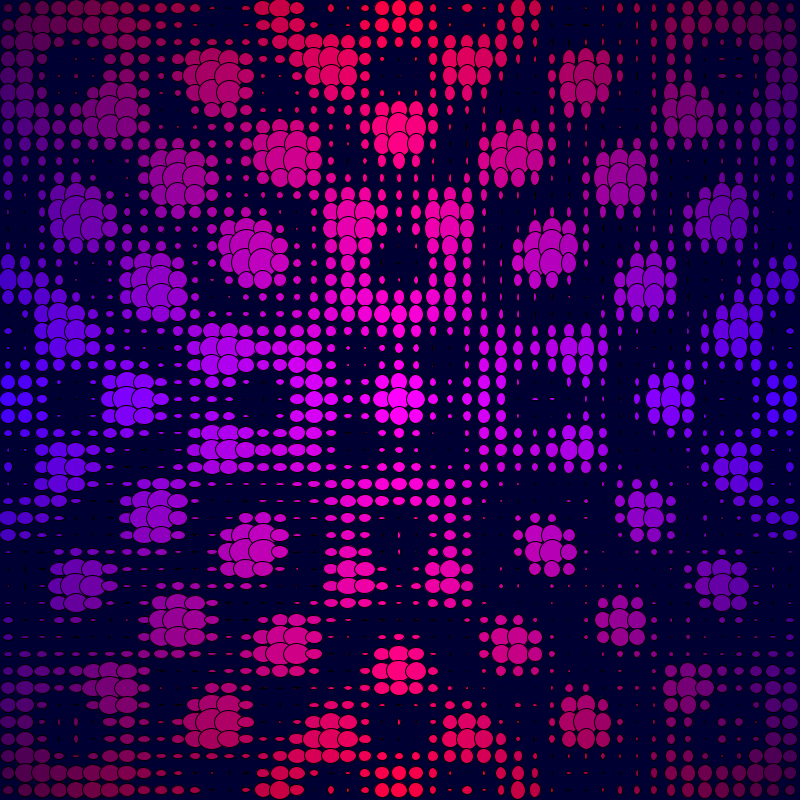
Frame 1 (no input)
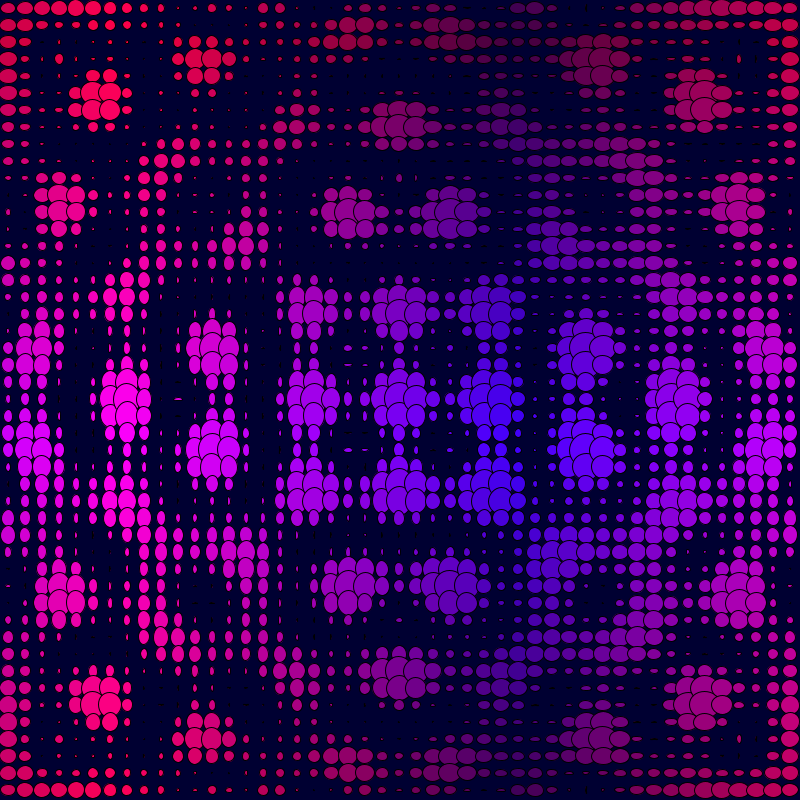
Frame 60 (the mouse pressed at the canvas centre just before this capture)
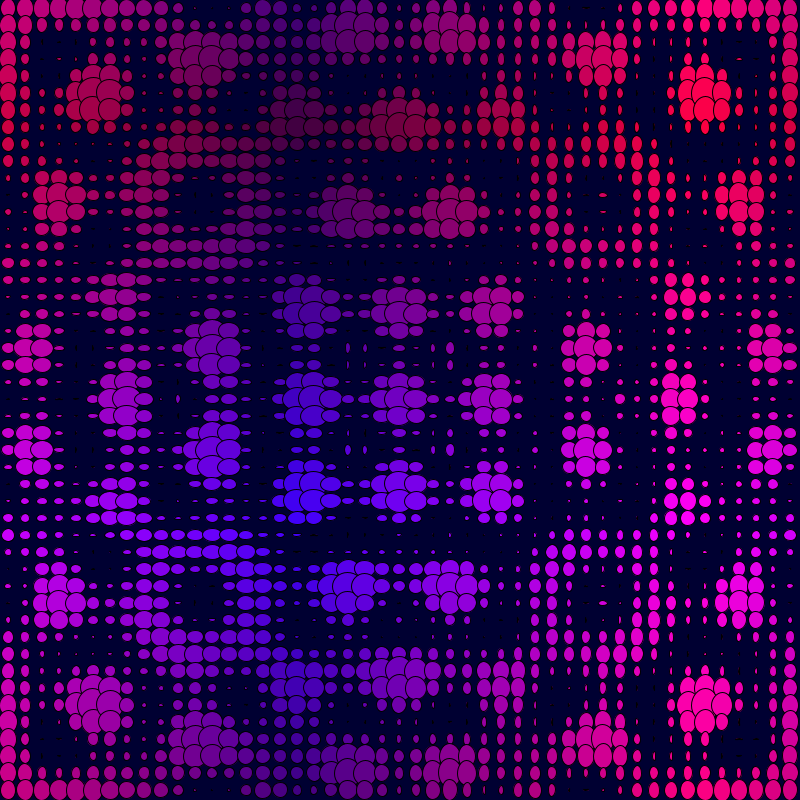
Frame 120 (the mouse held since frame 60 and released just before this capture)

The Processing sketch that drew these frames (run headless with seeded random() and noise(); from frame 60 on, the mouse is pressed at the canvas centre):

// Processing sketch: v3
// ── v3.pde
int WIDTH = 800;
int HEIGHT = 800;

int _circlesPerRow = 45;
int _circlesPerCol = 45;

float _redOffsetSpeed = 500.0;
float _blueOffsetSpeed = 350.0;

int _defaultCircleSize = 10;
float _maxSizeOffset = 4;

float _rippleDelay = 1000.0;
float _rippleAmplitude = 5;  // amplitude
float _rippleFrequency = 0.011; // frequency

float _xSizeChangeDelay = 700.0;
float _ySizeChangeDelay = 530.0;

float _xPositionChangeDelay = 950.0;
float _yPositionChangeDelay = 800.0;
float _maxPositionOffset = 45.0;

float minColorBrightness = 65;


/////
float TWO_PI = 3.14159*2.0;
int _timeDelta;
int _timeLastFrame;
int _timeThisFrame;
int _timeSinceStarted;
int _rowStepSize = WIDTH/_circlesPerRow;
int _colStepSize = HEIGHT/_circlesPerCol;
/////

void setup() 
{ 
  size(800, 800); // requires the inputs to be numbers instead of vars for whatever reason
  frameRate(30);

  // Initialize Time
  _timeLastFrame = millis();
  _timeThisFrame = _timeLastFrame;
  _timeDelta = 0;
  _timeSinceStarted = 0;
} 

void draw() 
{ 
  background(0, 0, 50);
  refreshTimeDelta();

  for (int i = _rowStepSize/2; i < WIDTH; i+=_rowStepSize) {
    for (int j = _colStepSize/2; j < HEIGHT; j+=_colStepSize) {
      PVector circlePos = getCirclePosition(i, j);
      color circleColor = getCircleColor(circlePos);
      PVector circleSize = getCircleSize(circlePos, circleColor);
      drawCircle(circlePos, circleSize, circleColor);
    }
  }
}

// Gets the number of milliseconds that have passed since the last frame and shoves it in _timeDelta
void refreshTimeDelta()
{
  _timeLastFrame = _timeThisFrame;
  _timeThisFrame = millis();
  _timeDelta = _timeThisFrame - _timeLastFrame;
  _timeSinceStarted += _timeDelta;
}

void drawCircle(PVector pos, PVector size, color c)
{
  fill(c);
  ellipse(pos.x, pos.y, size.x, size.y);
}

// Get position offset from grid position x,y (pixels)
PVector getCirclePosition(int x, int y)
{
  return new PVector(x, y);
  /*float xPerc = (float)x / WIDTH;*/
  /*float yPerc = (float)y / HEIGHT;*/
  /*float radiansForWidth = (xPerc * TWO_PI) + (_timeSinceStarted / _xPositionChangeDelay);*/
  /*float radiansForHeight = (yPerc * TWO_PI) + (_timeSinceStarted / _yPositionChangeDelay);*/

  /*float xOffset = sin(radiansForWidth) * _maxPositionOffset;*/
  /*float yOffset = sin(radiansForHeight) * _maxPositionOffset;*/
  
  /*float xOffset2 = cos(xPerc * TWO_PI) * 5;*/
  /*float yOffset2 = cos(yPerc * TWO_PI) * 5;*/

  /*return new PVector(x+xOffset+xOffset2, y+yOffset+yOffset2);*/
}

color getCircleColor(PVector pos)
{
  float xOffset = (_timeSinceStarted / 1000.0) * _redOffsetSpeed;
  float yOffset = (_timeSinceStarted / 1000.0) * _blueOffsetSpeed;
  float x = (pos.x + xOffset) % WIDTH;
  float y = (pos.y + yOffset) % HEIGHT;
  
  
  float red = (x/WIDTH)*2.0;
  if (red > 1.0) red = 2.0 - red;
  red *= (255 - minColorBrightness);
  
  float blue = (y/HEIGHT)*2.0;
  if (blue > 1.0) blue = 2.0 - blue;
  blue *= (255 - minColorBrightness);

  red %= (255 - minColorBrightness);
  blue %= (255 - minColorBrightness);
  red += minColorBrightness;
  blue += minColorBrightness;
  
  return color(red, 0, blue);
}

float getRippleSize(PVector pos, PVector center) {
    // Wave Constants
    float A = _rippleAmplitude; // amplitude
    float f = _rippleFrequency; // frequency
    float p = -(_timeSinceStarted / _rippleDelay) * TWO_PI; // phase


    // get t from x, y
    float xCenter = center.x - pos.x;
    float yCenter = center.y - pos.y;
    float t = sqrt(xCenter*xCenter + yCenter*yCenter);

    // get sizeOffset from wave shape
    float sizeOffset = A*sin(TWO_PI*f*t + p);

    return sizeOffset;
}

PVector getCircleSize(PVector circlePos, color circleColor)
{ 
    float radiansForWidth = (((float)circlePos.x / WIDTH) * TWO_PI) + (_timeSinceStarted / _xSizeChangeDelay);
    float radiansForHeight = (((float)circlePos.y / HEIGHT) * TWO_PI) + (_timeSinceStarted / _ySizeChangeDelay);

    float xSizeOffset = sin(radiansForWidth) * _maxSizeOffset;
    float ySizeOffset = sin(radiansForHeight) * _maxSizeOffset;

    int maxDiff = 5;
    if (xSizeOffset - ySizeOffset > maxDiff) {
        ySizeOffset = xSizeOffset - maxDiff;
    }
    if (ySizeOffset - xSizeOffset > maxDiff) {
        xSizeOffset = ySizeOffset - maxDiff;
    }

    float c = 400;
    float rippleSize = getRippleSize(circlePos, new PVector((WIDTH/2) + c, HEIGHT/2));
    rippleSize      += getRippleSize(circlePos, new PVector((WIDTH/2) - c, HEIGHT/2));
    rippleSize      += getRippleSize(circlePos, new PVector(WIDTH/2, (HEIGHT/2 + c)));
    rippleSize      += getRippleSize(circlePos, new PVector(WIDTH/2, (HEIGHT/2 - c)));

    return new PVector(_defaultCircleSize + xSizeOffset + rippleSize, _defaultCircleSize + ySizeOffset + rippleSize);
}
